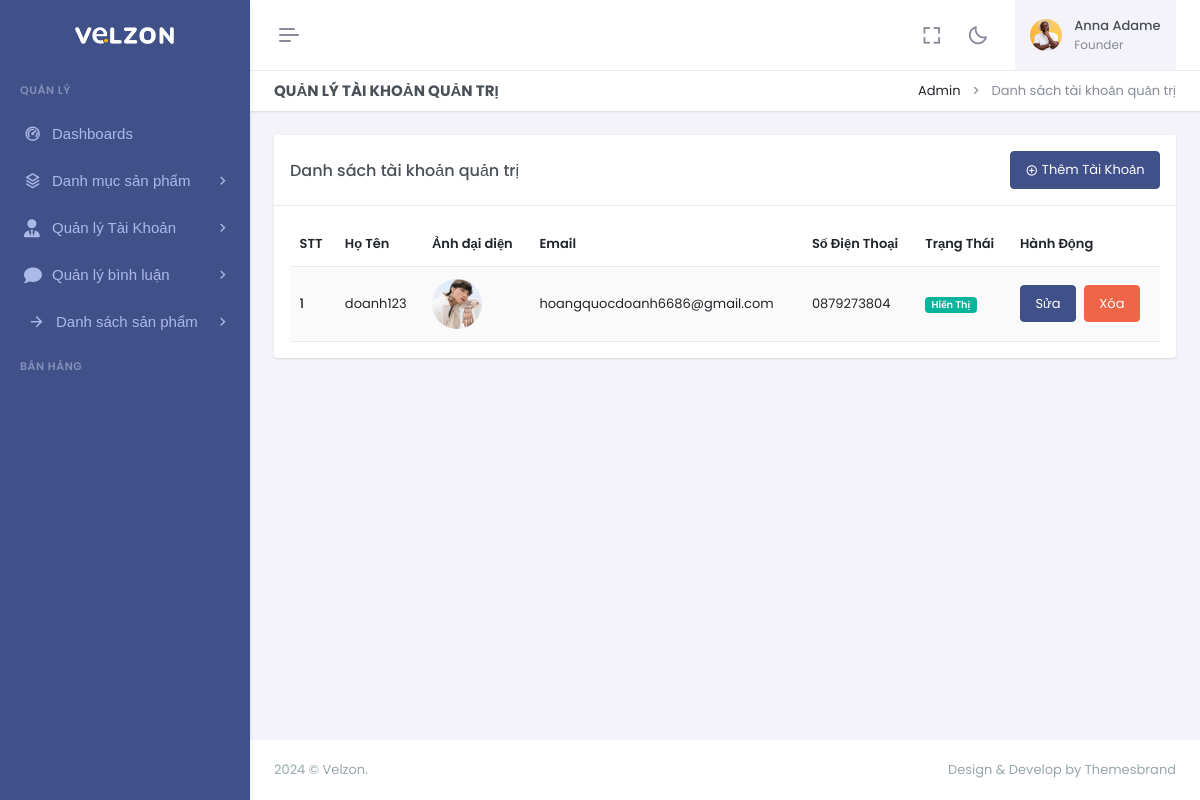
The app's page /admin/index.php?act=list-tai-khoan-quan-tri with its own data.
### tables this page shows
CREATE TABLE `tai_khoans` (
  `id` int(11) NOT NULL,
  `ho_ten` varchar(255) NOT NULL,
  `anh_dai_dien` text NOT NULL,
  `ngay_sinh` date NOT NULL,
  `email` varchar(255) NOT NULL,
  `so_dien_thoai` varchar(20) NOT NULL,
  `gioi_tinh` tinyint(1) DEFAULT '1',
  `dia_chi` text NOT NULL,
  `mau_khau` varchar(255) NOT NULL,
  `chuc_vu_id` int(11) NOT NULL,
  `trang_thai` tinyint(1) NOT NULL DEFAULT '1'
);

### admin/controllers/TaiKhoanController.php (called while the page is built, shortened)
<?php
class TaiKhoanController
{
    public $modelTaiKhoan;
    public function __construct()
    {
        $this->modelTaiKhoan = new TaiKhoan();
    }
    public function danhsachQuanTri()
    {
        $listQuanTri = $this->modelTaiKhoan->getAllTaiKhoan(1);
        require_once './views/taikhoan/listQuanTri.php';
    }
}
?>

### admin/index.php (called while the page is built, shortened)
<?php
require_once '../commons/function.php';
require_once 'controllers/TaiKhoanController.php';
require_once "models/TaiKhoan.php";
$act = $_GET['act'] ?? '/';
match ($act) {
    '/' => (new DashboardController())->index(),
    'list-tai-khoan-quan-tri' => (new TaiKhoanController())->danhsachQuanTri(),
    'form-them-quan-tri' => (new TaiKhoanController())->formAddQuanTri(),
    'them-quan-tri' => (new TaiKhoanController())->postAddQuanTri(),
    'form-sua-quan-tri' => (new TaiKhoanController())->formEditQuanTri(),
    'sua-quan-tri' => (new TaiKhoanController())->postEditQuanTri(),
    'xoa-quan-tri' => (new TaiKhoanController())->deleteQuanTri(),
    'list-tai-khoan-khach-hang' => (new TaiKhoanController())->danhsachKhachHang(),
    'danh-mucs'         => (new DanhMucController())->index(),
    'form-add-danh-muc' => (new DanhMucController())->create(),
    'them-danh-muc'     => (new DanhMucController())->store(),
    'form-sua-danh-muc' => (new DanhMucController())->edit(),
    'sua-danh-muc'      => (new DanhMucController())->update(),
    'xoa-danh-muc'      => (new DanhMucController())->destroy(),
    'san-pham'          => (new SanPhamController())->index(),
    'form-add-san-pham' => (new SanPhamController())->createSanPham(),
    'them-san-pham'     => (new SanPhamController())->postAddSanPham(),
    'form-sua-san-pham' => (new SanPhamController())->editSanPham($_GET['san_pham_id'] ?? null),
    'sua-san-pham'      => (new SanPhamController())->updateSanPham(),
    'xoa-san-pham'      => (new SanPhamController())->destroy(),
	'list-binh-luan-quan-tri'          => (new CommentController())->index(),
	'xoa-binh-luan'      => (new CommentController())->delete(),
	'update-binh-luan'      => (new CommentController())->update(),
};

### commons/function.php (called while the page is built, shortened)
<?php
function connectDB() {
    $host = "localhost";
    $port = "root";
    $dbname = DB_NAME;
    try {
        $conn = new PDO("mysql:host=$host;port=$port;dbname=$dbname", DB_USERNAME, DB_PASSWORD);
        $conn->setAttribute(PDO::ATTR_ERRMODE, PDO::ERRMODE_EXCEPTION);
        $conn->setAttribute(PDO::ATTR_DEFAULT_FETCH_MODE, PDO::FETCH_ASSOC);
        return $conn;
    } catch (PDOException $e) {
        echo ("Connection failed: " . $e->getMessage());
    }
}

### admin/models/TaiKhoan.php (called while the page is built, shortened)
<?php
class TaiKhoan
{
    public $conn;
    public function __construct()
    {
        $this->conn = connectDB();
    }
    public function getAllTaiKhoan($chuc_vu_id)
    {
        try {
            $sql = 'SELECT * FROM tai_khoans WHERE chuc_vu_id = :chuc_vu_id';
            $stmt = $this->conn->prepare($sql);
            $stmt->execute([':chuc_vu_id' => $chuc_vu_id]);
            return $stmt->fetchAll();
        } catch (Exception $e) {
            echo "Lỗi: " . $e->getMessage();
        }
    }
}
?>

### admin/views/taikhoan/listQuanTri.php (the view, shortened to what this page needs)
<!doctype html>
<html lang="en" data-layout="vertical" data-topbar="light" data-sidebar="dark" data-sidebar-size="lg"
    data-sidebar-image="none" data-preloader="disable" data-theme="default" data-theme-colors="default">
<head>
    <?php require_once "views/layouts/libs_css.php"; ?>
</head>
<body>
    <div id="layout-wrapper">
        <?php require_once "views/layouts/header.php"; ?>
        <?php require_once "views/layouts/siderbar.php"; ?>
        <div class="main-content">
            <div class="page-content">
                <div class="container-fluid">
                    <div class="row">
                        <div class="col-12">
                            <div class="page-title-box d-sm-flex align-items-center justify-content-between">
                                <h4 class="mb-sm-0">Quản lý tài khoản quản trị</h4>
                                <div class="page-title-right">
                                    <ol class="breadcrumb m-0">
                                        <li class="breadcrumb-item"><a href="javascript:void(0);">Admin</a></li>
                                        <li class="breadcrumb-item active">Danh sách tài khoản quản trị</li>
                                    </ol>
                                </div>
                            </div>
                        </div>
                    </div>
                    <div class="row">
                        <div class="col">
                            <div class="card">
                                <div class="card-header align-items-center d-flex">
                                    <h4 class="card-title mb-0 flex-grow-1">Danh sách tài khoản quản trị</h4>
                                    <a href="?act=form-them-quan-tri" class="btn btn-primary"><i class="ri-add-circle-line align-middle me-1"></i>Thêm Tài Khoản</a>
                                </div>
                                <div class="card-body">
                                    <div class="table-responsive">
                                        <table class="table table-striped table-nowrap align-middle mb-0">
                                            <thead>
                                                <tr>
                                                    <th scope="col">STT</th>
                                                    <th scope="col">Họ Tên</th>
                                                    <th scope="col">Ảnh đại diện</th>
                                                    <th scope="col">Email</th>
                                                    <th scope="col">Số Điện Thoại</th>
                                                    <th scope="col">Trạng Thái</th>
                                                    <th scope="col">Hành Động</th>
                                                </tr>
                                            </thead>
                                            <tbody>
                                                <?php foreach($listQuanTri as $index => $quantri) :?>
                                                <tr>
                                                    <td class="fw-medium"><?= $index+1 ?></td>
                                                    <td><?= htmlspecialchars($quantri['ho_ten']) ?></td>
                                                    <td>
                                                      <img src="<?= htmlspecialchars($quantri['anh_dai_dien']) ?>" alt="Ảnh đại diện" class="rounded-circle" style="width: 50px; height: 50px; object-fit: cover;">
                                                        </td>
                                                    <td><?= htmlspecialchars($quantri['email']) ?></td>
                                                    <td><?= htmlspecialchars($quantri['so_dien_thoai']) ?></td>
                                                    <td>
                                                        <?php if($quantri['trang_thai'] == 1): ?>
                                                        <span class="badge bg-success">Hiển Thị</span>
                                                        <?php else: ?>
                                                        <span class="badge bg-danger">Không Hiển Thị</span>
                                                        <?php endif; ?>
                                                    </td>
                                                    <td>
                                                        <div class="d-flex gap-2">
                                                        <a href="?act=form-sua-quan-tri&id_quan_tri=<?=$quantri["id"]?>" class="btn btn-primary ">Sửa</a>
                                                            <form method="post" onsubmit="return confirm('Bạn có muốn xóa không?')" action="?act=xoa-quan-tri">
                                                                <button type="submit" class="btn btn-danger ">Xóa</button>
                                                            </form>
                                                        </div>
                                                    </td>
                                                </tr>
                                                <?php endforeach; ?>
                                            </tbody>
                                        </table>
                                    </div>
                                </div>
                            </div>
                        </div>
                    </div>
                </div>
            </div>
            <footer class="footer">
                <div class="container-fluid">
                    <div class="row">
                        <div class="col-sm-6">
                            <script>document.write(new Date().getFullYear())</script> © Velzon.
                        </div>
                        <div class="col-sm-6">
                            <div class="text-sm-end d-none d-sm-block">Design & Develop by Themesbrand</div>
                        </div>
                    </div>
                </div>
            </footer>
        </div>
    </div>
</body>
</html>

### records on screen
tai_khoans: ho_ten "doanh123", anh_dai_dien (picture), email "hoangquocdoanh6686@gmail.com", so_dien_thoai "0879273804", trang_thai "Hiển Thị"
